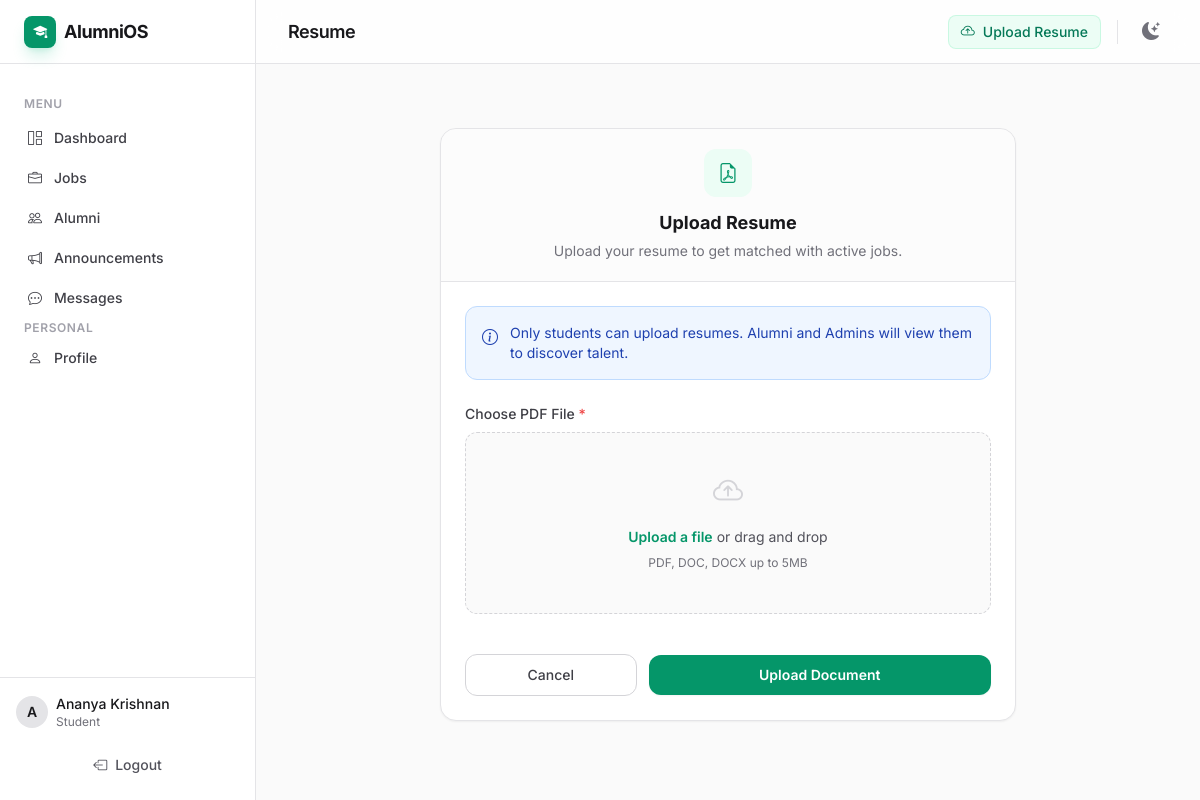
The page /resume/upload (signed in) on the database its author committed.
### app.py (models this page shows)
class User(db.Model, UserMixin):
    id = db.Column(db.Integer, primary_key=True)
    role = db.Column(db.String(20), nullable=False, index=True)
    full_name = db.Column(db.String(120), nullable=False)
    email = db.Column(db.String(120), unique=True, nullable=False, index=True)
    password_hash = db.Column(db.String(255), nullable=False)
    batch = db.Column(db.String(20), default="")
    department = db.Column(db.String(80), default="")
    company = db.Column(db.String(120), default="")
    job_role = db.Column(db.String(120), default="")
    location = db.Column(db.String(120), default="")
    linkedin = db.Column(db.String(200), default="")
    bio = db.Column(db.Text, default="")
    skills = db.Column(db.String(500), default="")  # Comma-separated skills
    roll_number = db.Column(db.String(100), unique=True, nullable=True)
    joined_year = db.Column(db.String(10), default="")
    graduation_duration = db.Column(db.String(20), default="")
    resume_filename = db.Column(db.String(255), default="")
    resume_embedding = db.Column(db.PickleType, nullable=True)
    resume_ml_status = db.Column(db.String(20), default="none")  # none, processing, completed, failed
    is_verified = db.Column(db.Boolean, default=False)
    verification_status = db.Column(db.String(20), default="pending")  # pending, approved, rejected
    verified_by_id = db.Column(db.Integer, db.ForeignKey("user.id"), nullable=True)
    verified_at = db.Column(db.DateTime, nullable=True)
    created_at = db.Column(db.DateTime, default=datetime.utcnow)
    failed_login_attempts = db.Column(db.Integer, default=0)
    account_locked_until = db.Column(db.DateTime, nullable=True)

### app.py (the view, shortened to what this page needs)
    @app.route("/resume/upload", methods=["GET", "POST"])
    @login_required
    @role_required(ROLE_STUDENT)
    def resume_upload():
        return render_template("resume_upload.html")

### app.py (called while the page is built)
def role_required(*roles):
    def decorator(fn):
        @wraps(fn)
        def wrapper(*args, **kwargs):
            if not current_user.is_authenticated:
                return login_manager.unauthorized()
            if current_user.role not in roles:
                abort(403)
            return fn(*args, **kwargs)
        return wrapper
    return decorator

### templates/resume_upload.html (shortened to what this page needs)
{% extends "base.html" %}
{% block header_title %}Resume{% endblock %}
{% block content %}
<div class="max-w-xl mx-auto py-8">
  <div class="bg-white dark:bg-zinc-900 border border-zinc-200 dark:border-zinc-800 rounded-2xl shadow-sm overflow-hidden">
    <div class="px-6 py-5 border-b border-zinc-200 dark:border-zinc-800 bg-zinc-50/50 dark:bg-zinc-900/50 text-center">
      <div class="inline-flex items-center justify-center w-12 h-12 rounded-xl bg-primary-50 dark:bg-primary-500/10 text-primary-600 dark:text-primary-400 mb-3">
        <i class="bi bi-file-earmark-pdf text-xl"></i>
      </div>
      <h3 class="text-lg font-bold text-zinc-900 dark:text-zinc-100">Upload Resume</h3>
      <p class="text-sm text-zinc-500 dark:text-zinc-400 mt-1">Upload your resume to get matched with active jobs.</p>
    </div>
    <div class="p-6">
      <div class="rounded-xl bg-blue-50 dark:bg-blue-500/10 p-4 flex items-start gap-3 mb-6 border border-blue-200 dark:border-blue-500/20">
        <i class="bi bi-info-circle text-blue-800 dark:text-blue-400 mt-0.5"></i>
        <div class="text-sm text-blue-800 dark:text-blue-400">
          Only students can upload resumes. Alumni and Admins will view them to discover talent.
        </div>
      </div>
      <form method="post" enctype="multipart/form-data" class="space-y-6">
        <div>
          <label class="block text-sm font-medium text-zinc-700 dark:text-zinc-300 mb-2">Choose PDF File <span class="text-red-500">*</span></label>
            <div class="mt-2 flex justify-center rounded-xl border border-dashed border-zinc-300 dark:border-zinc-700 px-6 py-10 hover:border-primary-500 dark:hover:border-primary-500 transition-colors bg-zinc-50 dark:bg-zinc-800/20 group cursor-pointer relative">
              <div class="text-center pointer-events-none relative z-10">
                <i class="bi bi-cloud-arrow-up text-3xl text-zinc-300 dark:text-zinc-600 group-hover:text-primary-500 transition-colors mb-3 block"></i>
                <div class="mt-4 flex text-sm leading-6 text-zinc-600 dark:text-zinc-400 justify-center">
                  <span class="relative font-semibold text-primary-600 dark:text-primary-400 focus-within:outline-none focus-within:ring-2 focus-within:ring-primary-600 focus-within:ring-offset-2 hover:text-primary-500">
                    Upload a file
                  </span>
                  <p class="pl-1">or drag and drop</p>
                </div>
                <p class="text-xs leading-5 text-zinc-500 mt-1">PDF, DOC, DOCX up to 5MB</p>
              </div>
            </div>
          </div>
          <div class="pt-4 flex items-center justify-center gap-3">
            <a href="{{ url_for('profile') }}" class="inline-flex items-center justify-center rounded-xl px-4 py-2.5 text-sm font-medium text-zinc-700 dark:text-zinc-300 border border-zinc-300 dark:border-zinc-700 hover:bg-zinc-50 dark:hover:bg-zinc-800 transition-colors w-1/3">
              Cancel
            </a>
            <button type="submit" id="submitBtn" class="inline-flex items-center justify-center rounded-xl bg-primary-600 px-6 py-2.5 text-sm font-semibold text-white shadow-sm hover:bg-primary-700 focus:outline-none focus:ring-2 focus:ring-primary-600 transition-colors w-2/3">
              Upload Document
            </button>
          </div>
        </form>
      </div>
    </div>
  </div>
{% endblock %}

### templates/base.html (shortened to what this page needs)
<!DOCTYPE html>
<html lang="en" class="antialiased">
<head>
    <link rel="stylesheet" href="https://cdn.jsdelivr.net/npm/bootstrap-icons@1.11.3/font/bootstrap-icons.min.css">
    <script src="https://cdn.tailwindcss.com"></script>
    <link rel="stylesheet" href="{{ url_for('static', filename='css/style.css') }}">
</head>
<body class="bg-zinc-50 text-zinc-900 dark:bg-zinc-950 dark:text-zinc-100 flex h-screen overflow-hidden selection:bg-primary-500/30">
    {% if current_user.is_authenticated %}
    <aside class="w-64 flex-shrink-0 border-r border-zinc-200 dark:border-zinc-800 bg-white dark:bg-zinc-900 flex flex-col transition-colors duration-200 hidden md:flex">
        <div class="h-16 flex items-center px-6 border-b border-zinc-200 dark:border-zinc-800">
            <a href="{{ url_for('index') }}" class="flex items-center gap-2 font-bold text-lg tracking-tight hover:opacity-80 transition-opacity">
                <span class="w-8 h-8 rounded-lg bg-primary-600 text-white flex items-center justify-center shadow-primary-500/20 shadow-lg">
                    <i class="bi bi-mortarboard-fill text-sm"></i>
                </span>
                <span>AlumniOS</span>
            </a>
        </div>
        <nav class="flex-1 overflow-y-auto p-4 space-y-1">
            {% if current_user.is_authenticated %}
                <div class="text-xs font-semibold text-zinc-400 dark:text-zinc-500 uppercase tracking-wider mb-2 mt-4 px-2">Menu</div>
                <a href="{{ url_for('dashboard') }}" class="flex items-center gap-3 px-3 py-2 rounded-lg text-sm font-medium transition-colors hover:bg-zinc-100 dark:hover:bg-zinc-800/50 text-zinc-700 dark:text-zinc-300 ">
                    <i class="bi bi-grid-1x2"></i> Dashboard
                </a>
                <a href="{{ url_for('jobs') }}" class="flex items-center gap-3 px-3 py-2 rounded-lg text-sm font-medium transition-colors hover:bg-zinc-100 dark:hover:bg-zinc-800/50 text-zinc-700 dark:text-zinc-300 ">
                    <i class="bi bi-briefcase"></i> Jobs
                </a>
                <a href="{{ url_for('alumni_directory') }}" class="flex items-center gap-3 px-3 py-2 rounded-lg text-sm font-medium transition-colors hover:bg-zinc-100 dark:hover:bg-zinc-800/50 text-zinc-700 dark:text-zinc-300 ">
                    <i class="bi bi-people"></i> Alumni
                </a>
                <a href="{{ url_for('announcements') }}" class="flex items-center gap-3 px-3 py-2 rounded-lg text-sm font-medium transition-colors hover:bg-zinc-100 dark:hover:bg-zinc-800/50 text-zinc-700 dark:text-zinc-300 ">
                    <i class="bi bi-megaphone"></i> Announcements
                </a>
                <a href="{{ url_for('messages') }}" class="flex items-center gap-3 px-3 py-2 rounded-lg text-sm font-medium transition-colors hover:bg-zinc-100 dark:hover:bg-zinc-800/50 text-zinc-700 dark:text-zinc-300 ">
                    <i class="bi bi-chat-dots"></i> Messages
                </a>
                <div class="text-xs font-semibold text-zinc-400 dark:text-zinc-500 uppercase tracking-wider mb-2 mt-6 px-2">Personal</div>
                <a href="{{ url_for('profile') }}" class="flex items-center gap-3 px-3 py-2 rounded-lg text-sm font-medium transition-colors hover:bg-zinc-100 dark:hover:bg-zinc-800/50 text-zinc-700 dark:text-zinc-300 ">
                    <i class="bi bi-person"></i> Profile
                </a>
            {% else %}
                <a href="{{ url_for('choose_login') }}" class="flex items-center gap-3 px-3 py-2 rounded-lg text-sm font-medium transition-colors bg-primary-600 hover:bg-primary-700 text-white shadow-sm mt-4">
                    <i class="bi bi-box-arrow-in-right"></i> Login to Portal
                </a>
            {% endif %}
        </nav>
        {% if current_user.is_authenticated %}
        <div class="p-4 border-t border-zinc-200 dark:border-zinc-800">
            <div class="flex items-center justify-between mb-4">
                <div class="flex items-center gap-2 overflow-hidden">
                    <div class="w-8 h-8 rounded-full bg-zinc-200 dark:bg-zinc-700 flex items-center justify-center text-sm font-semibold flex-shrink-0">
                        {{ current_user.full_name[0]|upper }}
                    </div>
                    <div class="truncate">
                        <div class="text-sm font-medium truncate">{{ current_user.full_name }}</div>
                        <div class="text-xs text-zinc-500 dark:text-zinc-400 truncate capitalize">{{ current_user.role }}</div>
                    </div>
                </div>
            </div>
            <a href="{{ url_for('logout') }}" class="w-full flex items-center justify-center gap-2 px-3 py-2 rounded-lg text-sm font-medium text-zinc-600 dark:text-zinc-400 hover:text-red-600 dark:hover:text-red-400 hover:bg-red-50 dark:hover:bg-red-950/30 transition-colors border border-transparent hover:border-red-100 dark:hover:border-red-900/50">
                <i class="bi bi-box-arrow-left"></i> Logout
            </a>
        </div>
        {% endif %}
    </aside>
    {% endif %}
    <div class="flex-1 flex flex-col min-w-0 transition-colors duration-200">
        <header class="h-16 flex-shrink-0 bg-white/80 dark:bg-zinc-900/80 backdrop-blur-md border-b border-zinc-200 dark:border-zinc-800 flex items-center justify-between px-4 sm:px-6 lg:px-8 z-10">
            <div class="flex items-center gap-4">
                <h1 class="text-lg font-semibold tracking-tight">{% block header_title %}Overview{% endblock %}</h1>
            </div>
            <div class="flex items-center gap-3">
                {% if current_user.is_authenticated %}
                    {% if current_user.role == "student" %}
                        <a href="{{ url_for('resume_upload') }}" class="hidden sm:inline-flex items-center gap-2 px-3 py-1.5 text-sm font-medium rounded-lg text-primary-700 dark:text-primary-400 bg-primary-50 dark:bg-primary-500/10 hover:bg-primary-100 dark:hover:bg-primary-500/20 transition-colors border border-primary-200/50 dark:border-primary-500/20">
                            <i class="bi bi-cloud-arrow-up"></i> Upload Resume
                        </a>
                    {% endif %}
                {% endif %}
                <button id="theme-toggle" class="p-2 text-zinc-500 dark:text-zinc-400 hover:bg-zinc-100 dark:hover:bg-zinc-800 rounded-lg transition-colors focus:outline-none focus:ring-2 focus:ring-primary-500/50" aria-label="Toggle Dark Mode">
                    <i id="theme-toggle-dark-icon" class="bi bi-moon-stars-fill hidden text-lg"></i>
                </button>
            </div>
        </header>
        <main class="flex-1 overflow-y-auto p-4 sm:p-6 lg:p-8">
            <div class="max-w-7xl mx-auto">
                {% block content %}{% endblock %}
            </div>
        </main>
    </div>
</body>
</html>

### rows shown on the page
User: full_name "A", full_name "Ananya Krishnan", role "Student"
